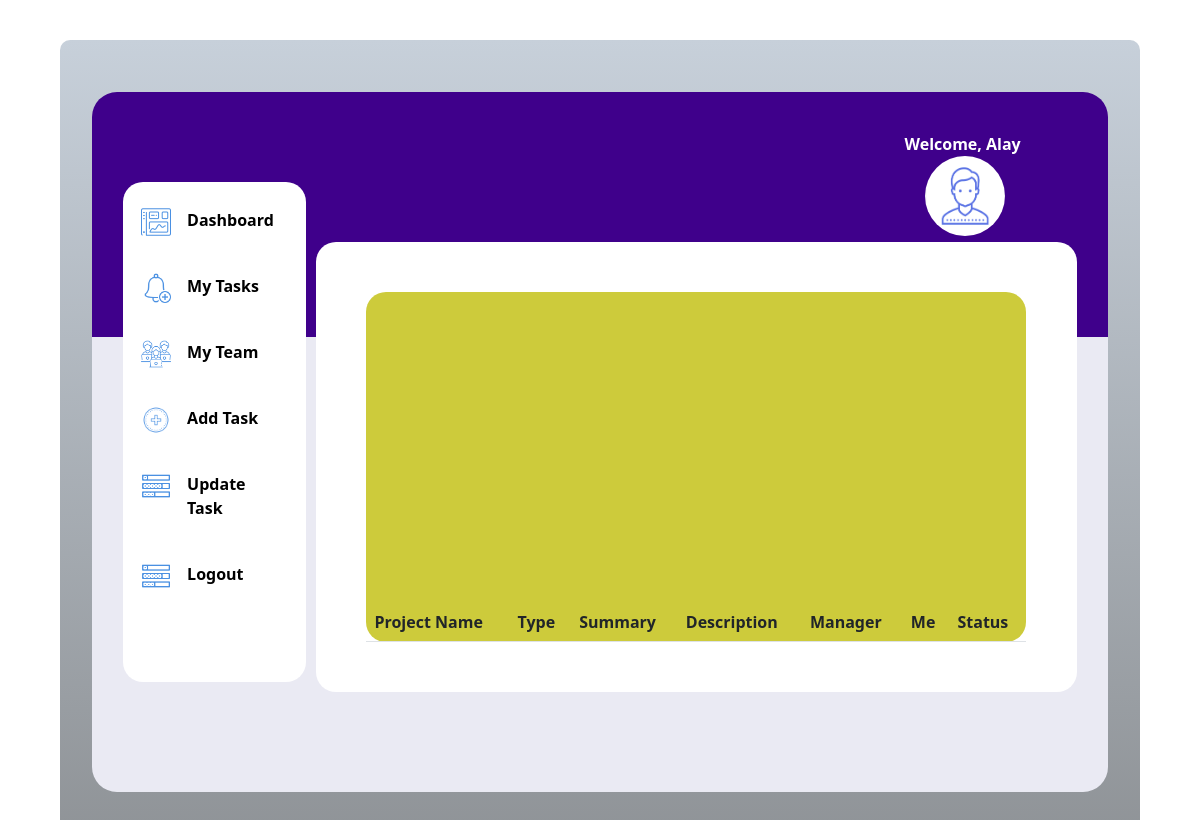
/tasks, run on an earlier commit of the app's database.
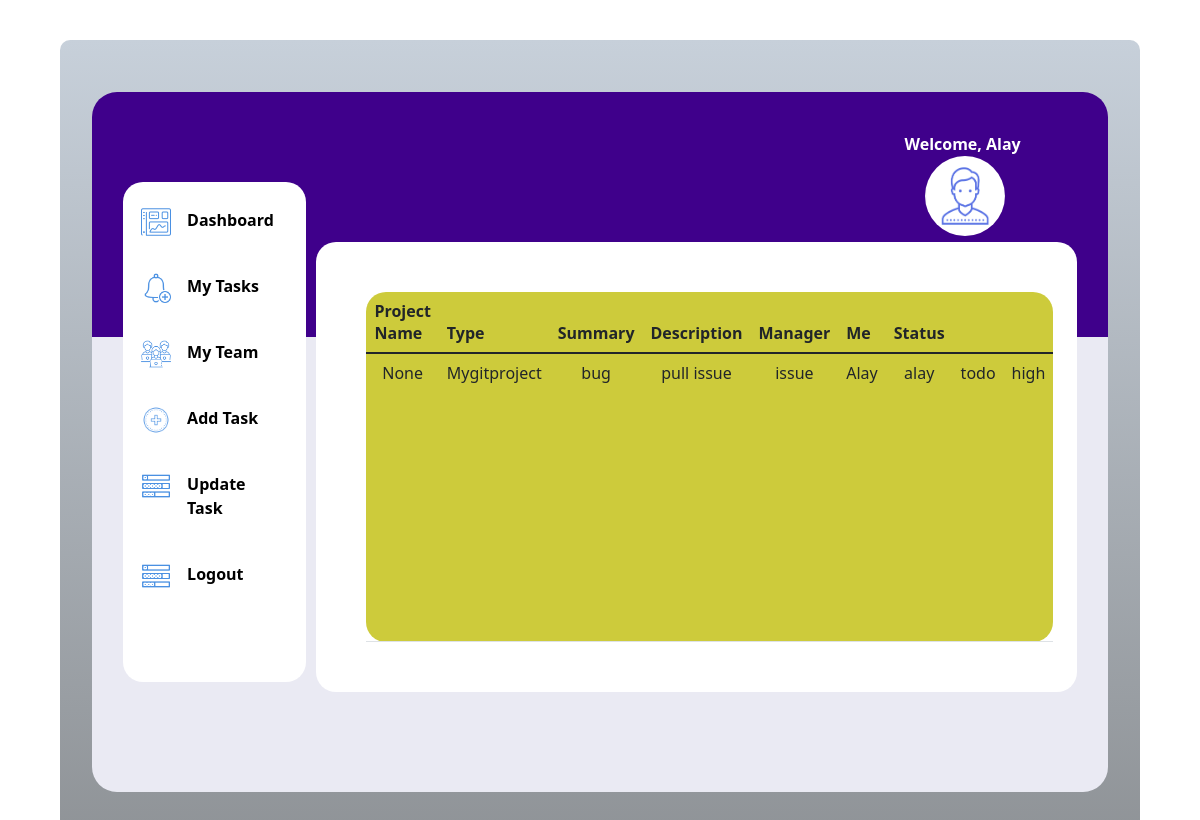
And on a later commit of the database.
### tables this page shows
CREATE TABLE issue(srno SERIAL PRIMARY KEY,project TEXT,issue_type TEXT,summary TEXT,description TEXT,manager TEXT, assigned_to TEXT, status TEXT,priority text);

### routes.py (the view)
@app.route("/tasks")
def tasks():
    tasks=issues.mytasks("alay")
    return render_template('tasks.html',tasks=tasks)

### issues.py (called while the page is built)
def mytasks(name):
    conn=sqlite3.connect('lite.db')
    cur=conn.cursor()
    cur.execute('select * from issue where assigned_to=(?) order by status desc',(name,))
    data=cur.fetchall()
    return data

### templates/tasks.html (shortened to what this page needs)
<html>
    <head>
        <link rel= "stylesheet" type= "text/css" href= "{{ url_for('static',filename='styles/newdashboard.css') }}">
        <link href="https://cdn.jsdelivr.net/npm/bootstrap@5.1.3/dist/css/bootstrap.min.css" rel="stylesheet">
        <link rel="stylesheet" href="../static/styles/allpages.css">
    </head>
    <body>
        <div class="outerpage">
            <div class="webpage">
                <div class="login">
                    Welcome, Alay
                    <img src="../static/images/person.png" alt="">
                </div>
                <div class="sidebar">
                    <div class="dashpic" >
                        <img src="../static/images/icons8-dashboard-60.png" alt="1">
                        <a href="/dashboard">Dashboard</a>
                    </div>
                    <div class="dashpic">
                        <img src="../static/images/icons8-add-reminder-50.png" alt="1">
                        <a href="/tasks">My Tasks</a>
                    </div>
                    <div class="dashpic">
                        <img src="../static/images/icons8-team-58.png" alt="1">
                        <a href="team">My Team</a>
                    </div>
                    <div class="dashpic">
                        <img src="../static/images/icons8-add-80.png" alt="1">
                        <a href="/add">Add Task</a>
                    </div>
                    <div class="dashpic">
                        <img src="../static/images/icons8-tasks-50.png" alt="1">
                        <a href="/update">Update Task</a>
                    </div>
                    <div class="dashpic">
                        <img src="../static/images/icons8-tasks-50.png" alt="1">
                        <a href="/login">Logout</a>
                    </div>
                </div>
                <div class="mainpage">
                    <table class="table">
                        <thead>
                            <tr>
                              <th scope="col">Project Name</th>
                              <th scope="col">Type</th>
                              <th scope="col">Summary</th>
                              <th scope="col">Description</th>
                              <th scope="col">Manager</th>
                              <th scope="col">Me</th>
                              <th scope="col">Status</th>
                            </tr>
                          </thead>
                        {%for t in tasks%}
                        <tr>
                            {%for i in t%}
                            <td>{{i}}</td>
                            {%endfor%}
                        </tr>
                        {%endfor%}
                    </table>
                </div>
            </div>
        </div>
        </body>
</html>

### static/styles/newdashboard.css (style rules this page uses)
.outerpage { margin: 30px 2% 30px 2%; height: 1200px; width: 96%; background-image: linear-gradient(#c7d0da,#8f9397); border-radius: 10px; padding-top: 50px; }
.webpage { height: 1000px; width: 94%; background: linear-gradient( #3f008b 0%, #3f008b 35%, #eaeaf3 35%, #eaeaf3 100% ); margin-left: 3%; margin-top: 2px; margin-right: 3% ; border-radius: 25px; }
.sidebar { height: 800px; width: 18%; float: left; margin-top: 40px; margin-left: 3%; border-radius: 20px; background-color: white; }
.sidebar a { color: black; margin-right: 25px; padding: 16px; text-decoration: none; font-weight: bold; }
.dashpic { display: flex; color: black; border-radius: 50px; margin: 10px 0; }
.dashpic img { margin-left: 10%; margin-top: 15px; width: 30px; height: 30px; }
.login img { margin-left: 10%; width: 80px; height: 80px; border-radius: 50px; }
.mainpage { height: 800px; width: 75%; float: left; border-radius: 20px; margin-top: 100px; margin-right: 2%; margin-left: 1%; }
.login { height: 50px; width: 20%; margin-left: 80%; padding-top: 40px; color: white; font-weight: bold; }

### static/styles/allpages.css (style rules this page uses)
.outerpage { height: 800px; width: 90%; background-image: linear-gradient(#c7d0da,#8f9397); border-radius: 10px; padding-top: 50px; margin: 40px 5%; }
.webpage { height: 700px; width: 94%; background: linear-gradient( #3f008b 0%, #3f008b 35%, #eaeaf3 35%, #eaeaf3 100% ); margin-left: 3%; margin-top: 2px; margin-right: 3% ; border-radius: 25px; }
.sidebar { height: 500px; width: 18%; float: left; margin-top: 40px; margin-left: 3%; border-radius: 20px; background-color: white; }
.sidebar a { color: black; margin-right: 25px; padding: 16px; text-decoration: none; font-weight: bold; }
.dashpic { display: flex; color: black; border-radius: 50px; margin: 10px 0; }
.dashpic img { margin-left: 10%; margin-top: 15px; width: 30px; height: 30px; }
.login img { margin-left: 10%; width: 80px; height: 80px; border-radius: 50px; }
.mainpage { font-weight: bold; height: 450px; width: 75%; float: left; border-radius: 20px; margin-top: 100px; margin-right: 2%; margin-left: 1%; background-color: white; padding: 0% 5%; }
.login { height: 50px; width: 20%; margin-left: 80%; padding-top: 40px; color: white; font-weight: bold; }
table { height: 350px; padding: 5px; width: 100%; margin-top: 50px; border-collapse:collapse; background-color: rgba(202, 200, 45, 0.932); border-radius: 20px; }
td { height: 30px; padding: 5px; margin: 5px; border-collapse:collapse; text-align: center; }

What changed in the data, as far as the page shows it:
added issue: t "None", project "Mygitproject", issue_type "bug", summary "pull issue", description "issue", manager "Alay", assigned_to "alay", status "todo", priority "high"
